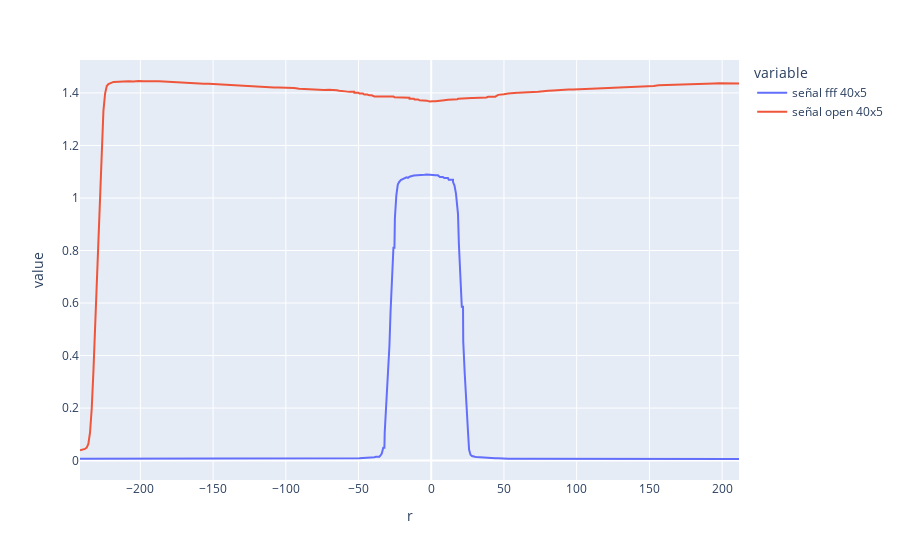

Notebook code for this chart:
### Code cell
pcrFFF40x5.merge(pinopen40x5_115, on='r', how='outer').set_index('r')[['señal fff 40x5', 'señal open 40x5']].sort_index().ffill().bfill().plot()

### Figure 1 — Plotly figure (JSON) as saved in the notebook; plotly's stock layout.template omitted (floating-point values rounded to 4 significant figures; data arrays with more than 128 entries replaced by an {"elided": "..."} marker saying what was removed)
{"data": [{"hovertemplate": "variable=señal fff 40x5<br>r=%{x}<br>value=%{y}<extra></extra>", "legendgroup": "señal fff 40x5", "line": {"color": "#636efa", "dash": "solid"}, "mode": "lines", "name": "señal fff 40x5", "orientation": "v", "showlegend": true, "type": "scatter", "x": {"elided": "221 float values"}, "xaxis": "x", "y": {"elided": "221 float values"}, "yaxis": "y"}, {"hovertemplate": "variable=señal open 40x5<br>r=%{x}<br>value=%{y}<extra></extra>", "legendgroup": "señal open 40x5", "line": {"color": "#EF553B", "dash": "solid"}, "mode": "lines", "name": "señal open 40x5", "orientation": "v", "showlegend": true, "type": "scatter", "x": {"elided": "221 float values"}, "xaxis": "x", "y": {"elided": "221 float values"}, "yaxis": "y"}], "layout": {"legend": {"title": {"text": "variable"}, "tracegroupgap": 0}, "margin": {"t": 60}, "xaxis": {"anchor": "y", "domain": [0, 1], "title": {"text": "r"}}, "yaxis": {"anchor": "x", "domain": [0, 1], "title": {"text": "value"}}}}
